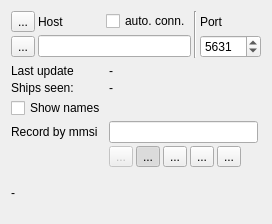
<?xml version="1.0" encoding="UTF-8"?>
<ui version="4.0">
 <class>IRtAisInfo</class>
 <widget class="QWidget" name="IRtAisInfo">
  <property name="geometry">
   <rect>
    <x>0</x>
    <y>0</y>
    <width>272</width>
    <height>224</height>
   </rect>
  </property>
  <property name="windowTitle">
   <string>Form</string>
  </property>
  <layout class="QVBoxLayout" name="verticalLayout">
   <item>
    <layout class="QGridLayout" name="gridLayout">
     <property name="spacing">
      <number>3</number>
     </property>
     <item row="1" column="0">
      <widget class="QToolButton" name="toolConnect">
       <property name="text">
        <string>...</string>
       </property>
       <property name="icon">
        <iconset resource="../../resources.qrc">
         <normaloff>:/icons/32x32/Disconnected.png</normaloff>
         <normalon>:/icons/32x32/Connected.png</normalon>:/icons/32x32/Disconnected.png</iconset>
       </property>
       <property name="checkable">
        <bool>true</bool>
       </property>
      </widget>
     </item>
     <item row="0" column="4">
      <widget class="QLabel" name="label_2">
       <property name="sizePolicy">
        <sizepolicy hsizetype="Preferred" vsizetype="Preferred">
         <horstretch>0</horstretch>
         <verstretch>0</verstretch>
        </sizepolicy>
       </property>
       <property name="text">
        <string>Port</string>
       </property>
      </widget>
     </item>
     <item row="1" column="1">
      <widget class="QLineEdit" name="lineHost">
       <property name="sizePolicy">
        <sizepolicy hsizetype="MinimumExpanding" vsizetype="Fixed">
         <horstretch>0</horstretch>
         <verstretch>0</verstretch>
        </sizepolicy>
       </property>
      </widget>
     </item>
     <item row="0" column="0">
      <widget class="QToolButton" name="toolHelp">
       <property name="text">
        <string>...</string>
       </property>
       <property name="icon">
        <iconset resource="../../resources.qrc">
         <normaloff>:/icons/32x32/Help.png</normaloff>:/icons/32x32/Help.png</iconset>
       </property>
      </widget>
     </item>
     <item row="1" column="4">
      <widget class="QSpinBox" name="spinPort">
       <property name="maximum">
        <number>65536</number>
       </property>
       <property name="value">
        <number>5631</number>
       </property>
      </widget>
     </item>
     <item row="0" column="1">
      <layout class="QHBoxLayout" name="horizontalLayout">
       <property name="spacing">
        <number>3</number>
       </property>
       <item>
        <widget class="QLabel" name="label">
         <property name="text">
          <string>Host</string>
         </property>
        </widget>
       </item>
       <item>
        <widget class="QCheckBox" name="checkAutomaticConnect">
         <property name="toolTip">
          <string>Automatically connect to the host.</string>
         </property>
         <property name="text">
          <string>auto. conn.</string>
         </property>
        </widget>
       </item>
      </layout>
     </item>
     <item row="0" column="2" rowspan="2">
      <widget class="Line" name="line">
       <property name="orientation">
        <enum>Qt::Vertical</enum>
       </property>
      </widget>
     </item>
    </layout>
   </item>
   <item>
    <layout class="QGridLayout" name="gridLayout">
     <property name="leftMargin">
      <number>0</number>
     </property>
     <property name="topMargin">
      <number>0</number>
     </property>
     <property name="rightMargin">
      <number>3</number>
     </property>
     <property name="bottomMargin">
      <number>0</number>
     </property>
     <property name="spacing">
      <number>3</number>
     </property>
     <item row="1" column="0">
      <widget class="QLabel" name="label">
       <property name="text">
        <string>Ships seen:</string>
       </property>
      </widget>
     </item>
     <item row="1" column="1">
      <widget class="QLabel" name="labelNumberOfShips">
       <property name="text">
        <string>-</string>
       </property>
      </widget>
     </item>
     <item row="3" column="0">
      <widget class="QLabel" name="label_4">
       <property name="text">
        <string>Record by mmsi</string>
       </property>
      </widget>
     </item>
     <item row="2" column="0">
      <widget class="QCheckBox" name="checkShowNames">
       <property name="text">
        <string>Show names</string>
       </property>
      </widget>
     </item>
     <item row="4" column="1">
      <layout class="QHBoxLayout" name="horizontalLayout">
       <property name="spacing">
        <number>3</number>
       </property>
       <item>
        <widget class="QToolButton" name="toolRecord">
         <property name="enabled">
          <bool>false</bool>
         </property>
         <property name="toolTip">
          <string>Start recording.</string>
         </property>
         <property name="text">
          <string>...</string>
         </property>
         <property name="icon">
          <iconset resource="../../resources.qrc">
           <normaloff>:/icons/32x32/Record.png</normaloff>:/icons/32x32/Record.png</iconset>
         </property>
         <property name="checkable">
          <bool>true</bool>
         </property>
         <property name="autoExclusive">
          <bool>true</bool>
         </property>
        </widget>
       </item>
       <item>
        <widget class="QToolButton" name="toolPause">
         <property name="toolTip">
          <string>Pause recording.</string>
         </property>
         <property name="text">
          <string>...</string>
         </property>
         <property name="icon">
          <iconset resource="../../resources.qrc">
           <normaloff>:/icons/32x32/Pause.png</normaloff>:/icons/32x32/Pause.png</iconset>
         </property>
         <property name="checkable">
          <bool>true</bool>
         </property>
         <property name="checked">
          <bool>true</bool>
         </property>
         <property name="autoExclusive">
          <bool>true</bool>
         </property>
        </widget>
       </item>
       <item>
        <widget class="QToolButton" name="toolToTrack">
         <property name="toolTip">
          <string>Convert record to track.</string>
         </property>
         <property name="text">
          <string>...</string>
         </property>
         <property name="icon">
          <iconset resource="../../resources.qrc">
           <normaloff>:/icons/32x32/Track.png</normaloff>:/icons/32x32/Track.png</iconset>
         </property>
        </widget>
       </item>
       <item>
        <widget class="QToolButton" name="toolReset">
         <property name="toolTip">
          <string>Reset record.</string>
         </property>
         <property name="text">
          <string>...</string>
         </property>
         <property name="icon">
          <iconset resource="../../resources.qrc">
           <normaloff>:/icons/32x32/Reset.png</normaloff>:/icons/32x32/Reset.png</iconset>
         </property>
        </widget>
       </item>
       <item>
        <widget class="QToolButton" name="toolFile">
         <property name="toolTip">
          <string>Select record file.</string>
         </property>
         <property name="text">
          <string>...</string>
         </property>
         <property name="icon">
          <iconset resource="../../resources.qrc">
           <normaloff>:/icons/32x32/PathBlue.png</normaloff>:/icons/32x32/PathBlue.png</iconset>
         </property>
        </widget>
       </item>
       <item>
        <spacer name="horizontalSpacer">
         <property name="orientation">
          <enum>Qt::Horizontal</enum>
         </property>
         <property name="sizeHint" stdset="0">
          <size>
           <width>40</width>
           <height>20</height>
          </size>
         </property>
        </spacer>
       </item>
      </layout>
     </item>
     <item row="0" column="1">
      <widget class="QLabel" name="labelTimestamp">
       <property name="text">
        <string>-</string>
       </property>
      </widget>
     </item>
     <item row="0" column="0">
      <widget class="QLabel" name="label_2">
       <property name="text">
        <string>Last update</string>
       </property>
      </widget>
     </item>
     <item row="3" column="1">
      <widget class="QLineEdit" name="lineKey">
       <property name="toolTip">
        <string>Enter a valid key.</string>
       </property>
      </widget>
     </item>
    </layout>
   </item>
   <item>
    <widget class="QLabel" name="labelStatus">
     <property name="text">
      <string>-</string>
     </property>
     <property name="wordWrap">
      <bool>true</bool>
     </property>
    </widget>
   </item>
  </layout>
 </widget>
 <resources>
  <include location="../../resources.qrc"/>
 </resources>
 <connections/>
</ui>
